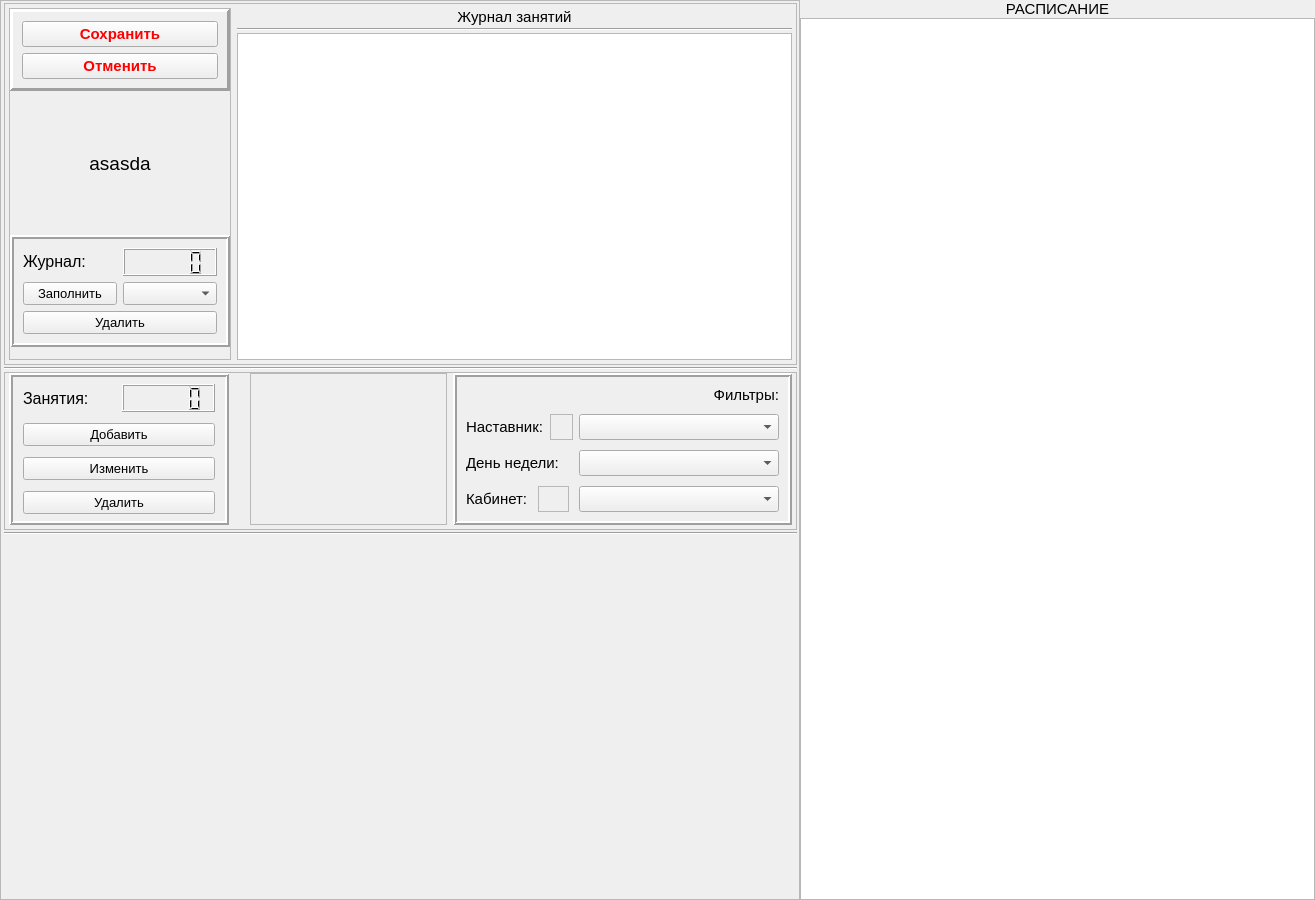
<?xml version="1.0" encoding="UTF-8"?>
<ui version="4.0">
 <class>tab4Form</class>
 <widget class="QWidget" name="tab4Form">
  <property name="geometry">
   <rect>
    <x>0</x>
    <y>0</y>
    <width>1315</width>
    <height>900</height>
   </rect>
  </property>
  <property name="sizePolicy">
   <sizepolicy hsizetype="Expanding" vsizetype="Expanding">
    <horstretch>0</horstretch>
    <verstretch>0</verstretch>
   </sizepolicy>
  </property>
  <property name="minimumSize">
   <size>
    <width>1200</width>
    <height>900</height>
   </size>
  </property>
  <property name="font">
   <font>
    <pointsize>10</pointsize>
   </font>
  </property>
  <property name="windowTitle">
   <string>Form</string>
  </property>
  <layout class="QHBoxLayout" name="horizontalLayout_2">
   <property name="spacing">
    <number>0</number>
   </property>
   <property name="leftMargin">
    <number>0</number>
   </property>
   <property name="topMargin">
    <number>0</number>
   </property>
   <property name="rightMargin">
    <number>0</number>
   </property>
   <property name="bottomMargin">
    <number>0</number>
   </property>
   <item>
    <widget class="QFrame" name="frame">
     <property name="sizePolicy">
      <sizepolicy hsizetype="Expanding" vsizetype="Preferred">
       <horstretch>0</horstretch>
       <verstretch>0</verstretch>
      </sizepolicy>
     </property>
     <property name="minimumSize">
      <size>
       <width>800</width>
       <height>0</height>
      </size>
     </property>
     <property name="font">
      <font>
       <pointsize>11</pointsize>
      </font>
     </property>
     <property name="frameShape">
      <enum>QFrame::StyledPanel</enum>
     </property>
     <property name="frameShadow">
      <enum>QFrame::Raised</enum>
     </property>
     <layout class="QVBoxLayout" name="verticalLayout_2">
      <property name="spacing">
       <number>2</number>
      </property>
      <property name="leftMargin">
       <number>3</number>
      </property>
      <property name="topMargin">
       <number>2</number>
      </property>
      <property name="rightMargin">
       <number>2</number>
      </property>
      <property name="bottomMargin">
       <number>0</number>
      </property>
      <item>
       <widget class="QFrame" name="frame_6">
        <property name="sizePolicy">
         <sizepolicy hsizetype="Preferred" vsizetype="Minimum">
          <horstretch>0</horstretch>
          <verstretch>0</verstretch>
         </sizepolicy>
        </property>
        <property name="minimumSize">
         <size>
          <width>0</width>
          <height>50</height>
         </size>
        </property>
        <property name="frameShape">
         <enum>QFrame::StyledPanel</enum>
        </property>
        <property name="frameShadow">
         <enum>QFrame::Raised</enum>
        </property>
        <layout class="QHBoxLayout" name="horizontalLayout_4">
         <property name="leftMargin">
          <number>4</number>
         </property>
         <property name="topMargin">
          <number>4</number>
         </property>
         <property name="rightMargin">
          <number>4</number>
         </property>
         <property name="bottomMargin">
          <number>4</number>
         </property>
         <item>
          <widget class="QFrame" name="frame_7">
           <property name="sizePolicy">
            <sizepolicy hsizetype="Fixed" vsizetype="Preferred">
             <horstretch>0</horstretch>
             <verstretch>0</verstretch>
            </sizepolicy>
           </property>
           <property name="minimumSize">
            <size>
             <width>200</width>
             <height>0</height>
            </size>
           </property>
           <property name="maximumSize">
            <size>
             <width>300</width>
             <height>999</height>
            </size>
           </property>
           <property name="frameShape">
            <enum>QFrame::StyledPanel</enum>
           </property>
           <property name="frameShadow">
            <enum>QFrame::Raised</enum>
           </property>
           <property name="lineWidth">
            <number>2</number>
           </property>
           <property name="midLineWidth">
            <number>0</number>
           </property>
           <layout class="QVBoxLayout" name="verticalLayout_5">
            <property name="spacing">
             <number>6</number>
            </property>
            <property name="leftMargin">
             <number>0</number>
            </property>
            <property name="topMargin">
             <number>0</number>
            </property>
            <property name="rightMargin">
             <number>0</number>
            </property>
            <property name="bottomMargin">
             <number>12</number>
            </property>
            <item>
             <widget class="QFrame" name="tab4_commit_frame">
              <property name="frameShape">
               <enum>QFrame::Panel</enum>
              </property>
              <property name="frameShadow">
               <enum>QFrame::Raised</enum>
              </property>
              <property name="lineWidth">
               <number>3</number>
              </property>
              <layout class="QVBoxLayout" name="verticalLayout_6">
               <item>
                <widget class="QPushButton" name="tab4_commit_btn">
                 <property name="font">
                  <font>
                   <pointsize>11</pointsize>
                   <weight>75</weight>
                   <bold>true</bold>
                  </font>
                 </property>
                 <property name="styleSheet">
                  <string notr="true">color: rgb(255, 0, 0);</string>
                 </property>
                 <property name="text">
                  <string>Сохранить</string>
                 </property>
                 <attribute name="buttonGroup">
                  <string notr="true">tab4_btn_group</string>
                 </attribute>
                </widget>
               </item>
               <item>
                <widget class="QPushButton" name="tab4_rollback_btn">
                 <property name="font">
                  <font>
                   <pointsize>11</pointsize>
                   <weight>75</weight>
                   <bold>true</bold>
                  </font>
                 </property>
                 <property name="styleSheet">
                  <string notr="true">color: rgb(255, 0, 0);</string>
                 </property>
                 <property name="text">
                  <string>Отменить</string>
                 </property>
                 <attribute name="buttonGroup">
                  <string notr="true">tab4_btn_group</string>
                 </attribute>
                </widget>
               </item>
              </layout>
             </widget>
            </item>
            <item>
             <widget class="QLabel" name="tab4_curr_grp">
              <property name="sizePolicy">
               <sizepolicy hsizetype="Preferred" vsizetype="Expanding">
                <horstretch>0</horstretch>
                <verstretch>0</verstretch>
               </sizepolicy>
              </property>
              <property name="font">
               <font>
                <pointsize>14</pointsize>
               </font>
              </property>
              <property name="frameShape">
               <enum>QFrame::NoFrame</enum>
              </property>
              <property name="frameShadow">
               <enum>QFrame::Plain</enum>
              </property>
              <property name="text">
               <string>asasda</string>
              </property>
              <property name="alignment">
               <set>Qt::AlignCenter</set>
              </property>
             </widget>
            </item>
            <item>
             <widget class="QFrame" name="tab4_journ_frame">
              <property name="minimumSize">
               <size>
                <width>220</width>
                <height>50</height>
               </size>
              </property>
              <property name="frameShape">
               <enum>QFrame::Box</enum>
              </property>
              <property name="frameShadow">
               <enum>QFrame::Raised</enum>
              </property>
              <property name="lineWidth">
               <number>2</number>
              </property>
              <layout class="QVBoxLayout" name="verticalLayout_7">
               <item>
                <layout class="QHBoxLayout" name="horizontalLayout_7">
                 <property name="topMargin">
                  <number>0</number>
                 </property>
                 <item>
                  <widget class="QLabel" name="label_8">
                   <property name="sizePolicy">
                    <sizepolicy hsizetype="Preferred" vsizetype="Fixed">
                     <horstretch>0</horstretch>
                     <verstretch>0</verstretch>
                    </sizepolicy>
                   </property>
                   <property name="font">
                    <font>
                     <pointsize>12</pointsize>
                    </font>
                   </property>
                   <property name="cursor">
                    <cursorShape>CrossCursor</cursorShape>
                   </property>
                   <property name="mouseTracking">
                    <bool>true</bool>
                   </property>
                   <property name="toolTip">
                    <string/>
                   </property>
                   <property name="frameShape">
                    <enum>QFrame::NoFrame</enum>
                   </property>
                   <property name="frameShadow">
                    <enum>QFrame::Plain</enum>
                   </property>
                   <property name="text">
                    <string>Журнал:</string>
                   </property>
                   <property name="alignment">
                    <set>Qt::AlignLeading|Qt::AlignLeft|Qt::AlignVCenter</set>
                   </property>
                  </widget>
                 </item>
                 <item>
                  <widget class="QLCDNumber" name="tab4_count_journ">
                   <property name="sizePolicy">
                    <sizepolicy hsizetype="Minimum" vsizetype="Fixed">
                     <horstretch>0</horstretch>
                     <verstretch>0</verstretch>
                    </sizepolicy>
                   </property>
                   <property name="minimumSize">
                    <size>
                     <width>0</width>
                     <height>28</height>
                    </size>
                   </property>
                  </widget>
                 </item>
                </layout>
               </item>
               <item>
                <layout class="QHBoxLayout" name="horizontalLayout_5">
                 <property name="topMargin">
                  <number>0</number>
                 </property>
                 <item>
                  <widget class="QPushButton" name="tab4_add_journ">
                   <property name="font">
                    <font>
                     <pointsize>10</pointsize>
                    </font>
                   </property>
                   <property name="text">
                    <string>Заполнить</string>
                   </property>
                  </widget>
                 </item>
                 <item>
                  <widget class="QComboBox" name="tab4_lmonts">
                   <property name="font">
                    <font>
                     <pointsize>10</pointsize>
                    </font>
                   </property>
                  </widget>
                 </item>
                </layout>
               </item>
               <item>
                <layout class="QHBoxLayout" name="horizontalLayout_6">
                 <property name="topMargin">
                  <number>0</number>
                 </property>
                 <item>
                  <widget class="QPushButton" name="tab4_del_journ">
                   <property name="font">
                    <font>
                     <pointsize>10</pointsize>
                    </font>
                   </property>
                   <property name="text">
                    <string>Удалить</string>
                   </property>
                  </widget>
                 </item>
                </layout>
               </item>
              </layout>
             </widget>
            </item>
           </layout>
          </widget>
         </item>
         <item>
          <layout class="QVBoxLayout" name="tab4_rasp_user">
           <property name="spacing">
            <number>2</number>
           </property>
           <item>
            <widget class="QLabel" name="label_7">
             <property name="text">
              <string>Журнал занятий</string>
             </property>
             <property name="alignment">
              <set>Qt::AlignCenter</set>
             </property>
            </widget>
           </item>
           <item>
            <widget class="Line" name="line">
             <property name="orientation">
              <enum>Qt::Horizontal</enum>
             </property>
            </widget>
           </item>
           <item>
            <widget class="QTableView" name="tab4_journ_view"/>
           </item>
          </layout>
         </item>
        </layout>
       </widget>
      </item>
      <item>
       <widget class="Line" name="line_5">
        <property name="orientation">
         <enum>Qt::Horizontal</enum>
        </property>
       </widget>
      </item>
      <item>
       <widget class="QFrame" name="frame_2">
        <property name="sizePolicy">
         <sizepolicy hsizetype="Expanding" vsizetype="Preferred">
          <horstretch>0</horstretch>
          <verstretch>0</verstretch>
         </sizepolicy>
        </property>
        <property name="maximumSize">
         <size>
          <width>16777215</width>
          <height>16777215</height>
         </size>
        </property>
        <property name="frameShape">
         <enum>QFrame::StyledPanel</enum>
        </property>
        <property name="frameShadow">
         <enum>QFrame::Raised</enum>
        </property>
        <layout class="QHBoxLayout" name="horizontalLayout_3">
         <property name="leftMargin">
          <number>4</number>
         </property>
         <property name="topMargin">
          <number>0</number>
         </property>
         <property name="rightMargin">
          <number>4</number>
         </property>
         <property name="bottomMargin">
          <number>4</number>
         </property>
         <item>
          <layout class="QHBoxLayout" name="horizontalLayout">
           <item>
            <widget class="QFrame" name="frame_3">
             <property name="sizePolicy">
              <sizepolicy hsizetype="Fixed" vsizetype="Preferred">
               <horstretch>0</horstretch>
               <verstretch>0</verstretch>
              </sizepolicy>
             </property>
             <property name="minimumSize">
              <size>
               <width>220</width>
               <height>0</height>
              </size>
             </property>
             <property name="maximumSize">
              <size>
               <width>1000</width>
               <height>1000</height>
              </size>
             </property>
             <property name="layoutDirection">
              <enum>Qt::LeftToRight</enum>
             </property>
             <property name="frameShape">
              <enum>QFrame::Box</enum>
             </property>
             <property name="frameShadow">
              <enum>QFrame::Raised</enum>
             </property>
             <property name="lineWidth">
              <number>2</number>
             </property>
             <property name="midLineWidth">
              <number>0</number>
             </property>
             <layout class="QVBoxLayout" name="verticalLayout_3">
              <property name="leftMargin">
               <number>10</number>
              </property>
              <property name="topMargin">
               <number>2</number>
              </property>
              <property name="rightMargin">
               <number>10</number>
              </property>
              <property name="bottomMargin">
               <number>2</number>
              </property>
              <item>
               <layout class="QHBoxLayout" name="horizontalLayout_8">
                <property name="topMargin">
                 <number>0</number>
                </property>
                <item>
                 <widget class="QLabel" name="label_3">
                  <property name="font">
                   <font>
                    <pointsize>12</pointsize>
                   </font>
                  </property>
                  <property name="cursor">
                   <cursorShape>CrossCursor</cursorShape>
                  </property>
                  <property name="mouseTracking">
                   <bool>true</bool>
                  </property>
                  <property name="toolTip">
                   <string/>
                  </property>
                  <property name="frameShape">
                   <enum>QFrame::NoFrame</enum>
                  </property>
                  <property name="frameShadow">
                   <enum>QFrame::Plain</enum>
                  </property>
                  <property name="text">
                   <string>Занятия:</string>
                  </property>
                  <property name="alignment">
                   <set>Qt::AlignLeading|Qt::AlignLeft|Qt::AlignVCenter</set>
                  </property>
                 </widget>
                </item>
                <item>
                 <widget class="QLCDNumber" name="tab4_count_lcd">
                  <property name="sizePolicy">
                   <sizepolicy hsizetype="Preferred" vsizetype="Fixed">
                    <horstretch>0</horstretch>
                    <verstretch>0</verstretch>
                   </sizepolicy>
                  </property>
                  <property name="minimumSize">
                   <size>
                    <width>0</width>
                    <height>28</height>
                   </size>
                  </property>
                  <property name="maximumSize">
                   <size>
                    <width>16777215</width>
                    <height>16777215</height>
                   </size>
                  </property>
                 </widget>
                </item>
               </layout>
              </item>
              <item>
               <widget class="QPushButton" name="tab4_add_btn">
                <property name="font">
                 <font>
                  <pointsize>10</pointsize>
                 </font>
                </property>
                <property name="text">
                 <string>Добавить</string>
                </property>
                <attribute name="buttonGroup">
                 <string notr="true">tab4_btn_group</string>
                </attribute>
               </widget>
              </item>
              <item>
               <widget class="QPushButton" name="tab4_edit_btn">
                <property name="font">
                 <font>
                  <pointsize>10</pointsize>
                 </font>
                </property>
                <property name="text">
                 <string>Изменить</string>
                </property>
                <attribute name="buttonGroup">
                 <string notr="true">tab4_btn_group</string>
                </attribute>
               </widget>
              </item>
              <item>
               <widget class="QPushButton" name="tab4_del_btn">
                <property name="font">
                 <font>
                  <pointsize>10</pointsize>
                 </font>
                </property>
                <property name="text">
                 <string>Удалить</string>
                </property>
                <attribute name="buttonGroup">
                 <string notr="true">tab4_btn_group</string>
                </attribute>
               </widget>
              </item>
             </layout>
            </widget>
           </item>
           <item>
            <layout class="QGridLayout" name="tab4_edit_layout">
             <property name="bottomMargin">
              <number>10</number>
             </property>
             <item row="0" column="0">
              <widget class="QLabel" name="label">
               <property name="sizePolicy">
                <sizepolicy hsizetype="Preferred" vsizetype="Preferred">
                 <horstretch>0</horstretch>
                 <verstretch>0</verstretch>
                </sizepolicy>
               </property>
               <property name="text">
                <string/>
               </property>
              </widget>
             </item>
            </layout>
           </item>
          </layout>
         </item>
         <item>
          <widget class="QFrame" name="frame_5">
           <property name="sizePolicy">
            <sizepolicy hsizetype="Expanding" vsizetype="Preferred">
             <horstretch>0</horstretch>
             <verstretch>0</verstretch>
            </sizepolicy>
           </property>
           <property name="frameShape">
            <enum>QFrame::StyledPanel</enum>
           </property>
           <property name="frameShadow">
            <enum>QFrame::Raised</enum>
           </property>
          </widget>
         </item>
         <item>
          <layout class="QVBoxLayout" name="filtersLayout">
           <item>
            <widget class="QFrame" name="tab4_filter_frame">
             <property name="enabled">
              <bool>true</bool>
             </property>
             <property name="sizePolicy">
              <sizepolicy hsizetype="Minimum" vsizetype="Preferred">
               <horstretch>0</horstretch>
               <verstretch>0</verstretch>
              </sizepolicy>
             </property>
             <property name="minimumSize">
              <size>
               <width>320</width>
               <height>0</height>
              </size>
             </property>
             <property name="frameShape">
              <enum>QFrame::Box</enum>
             </property>
             <property name="frameShadow">
              <enum>QFrame::Raised</enum>
             </property>
             <property name="lineWidth">
              <number>2</number>
             </property>
             <layout class="QVBoxLayout" name="verticalLayout_4">
              <property name="spacing">
               <number>10</number>
              </property>
              <property name="leftMargin">
               <number>9</number>
              </property>
              <property name="topMargin">
               <number>9</number>
              </property>
              <property name="rightMargin">
               <number>9</number>
              </property>
              <property name="bottomMargin">
               <number>9</number>
              </property>
              <item>
               <widget class="QLabel" name="label_10">
                <property name="text">
                 <string>Фильтры:</string>
                </property>
                <property name="alignment">
                 <set>Qt::AlignBottom|Qt::AlignRight|Qt::AlignTrailing</set>
                </property>
               </widget>
              </item>
              <item>
               <layout class="QHBoxLayout" name="horizontalLayout_11">
                <property name="spacing">
                 <number>6</number>
                </property>
                <item>
                 <widget class="QLabel" name="label_2">
                  <property name="sizePolicy">
                   <sizepolicy hsizetype="Fixed" vsizetype="Fixed">
                    <horstretch>0</horstretch>
                    <verstretch>0</verstretch>
                   </sizepolicy>
                  </property>
                  <property name="text">
                   <string>Наставник:</string>
                  </property>
                  <property name="alignment">
                   <set>Qt::AlignLeading|Qt::AlignLeft|Qt::AlignTop</set>
                  </property>
                 </widget>
                </item>
                <item>
                 <widget class="QFrame" name="frame_9">
                  <property name="frameShape">
                   <enum>QFrame::StyledPanel</enum>
                  </property>
                  <property name="frameShadow">
                   <enum>QFrame::Raised</enum>
                  </property>
                 </widget>
                </item>
                <item>
                 <widget class="QComboBox" name="flt_user">
                  <property name="sizePolicy">
                   <sizepolicy hsizetype="Fixed" vsizetype="Fixed">
                    <horstretch>0</horstretch>
                    <verstretch>0</verstretch>
                   </sizepolicy>
                  </property>
                  <property name="minimumSize">
                   <size>
                    <width>200</width>
                    <height>0</height>
                   </size>
                  </property>
                 </widget>
                </item>
               </layout>
              </item>
              <item>
               <layout class="QHBoxLayout" name="horizontalLayout_10">
                <item>
                 <widget class="QLabel" name="label_4">
                  <property name="sizePolicy">
                   <sizepolicy hsizetype="Fixed" vsizetype="Fixed">
                    <horstretch>0</horstretch>
                    <verstretch>0</verstretch>
                   </sizepolicy>
                  </property>
                  <property name="text">
                   <string>День недели:</string>
                  </property>
                  <property name="alignment">
                   <set>Qt::AlignLeading|Qt::AlignLeft|Qt::AlignTop</set>
                  </property>
                 </widget>
                </item>
                <item>
                 <widget class="QFrame" name="frame_10">
                  <property name="frameShape">
                   <enum>QFrame::StyledPanel</enum>
                  </property>
                  <property name="frameShadow">
                   <enum>QFrame::Raised</enum>
                  </property>
                 </widget>
                </item>
                <item>
                 <widget class="QComboBox" name="flt_day">
                  <property name="sizePolicy">
                   <sizepolicy hsizetype="Fixed" vsizetype="Fixed">
                    <horstretch>0</horstretch>
                    <verstretch>0</verstretch>
                   </sizepolicy>
                  </property>
                  <property name="minimumSize">
                   <size>
                    <width>200</width>
                    <height>0</height>
                   </size>
                  </property>
                 </widget>
                </item>
               </layout>
              </item>
              <item>
               <layout class="QHBoxLayout" name="horizontalLayout_9">
                <item>
                 <widget class="QLabel" name="label_5">
                  <property name="sizePolicy">
                   <sizepolicy hsizetype="Fixed" vsizetype="Fixed">
                    <horstretch>0</horstretch>
                    <verstretch>0</verstretch>
                   </sizepolicy>
                  </property>
                  <property name="text">
                   <string>Кабинет:</string>
                  </property>
                  <property name="alignment">
                   <set>Qt::AlignLeading|Qt::AlignLeft|Qt::AlignTop</set>
                  </property>
                 </widget>
                </item>
                <item>
                 <widget class="QFrame" name="frame_11">
                  <property name="frameShape">
                   <enum>QFrame::StyledPanel</enum>
                  </property>
                  <property name="frameShadow">
                   <enum>QFrame::Raised</enum>
                  </property>
                 </widget>
                </item>
                <item>
                 <widget class="QComboBox" name="flt_kab">
                  <property name="sizePolicy">
                   <sizepolicy hsizetype="Fixed" vsizetype="Fixed">
                    <horstretch>0</horstretch>
                    <verstretch>0</verstretch>
                   </sizepolicy>
                  </property>
                  <property name="minimumSize">
                   <size>
                    <width>200</width>
                    <height>0</height>
                   </size>
                  </property>
                 </widget>
                </item>
               </layout>
              </item>
             </layout>
            </widget>
           </item>
          </layout>
         </item>
        </layout>
       </widget>
      </item>
      <item>
       <widget class="Line" name="line_4">
        <property name="orientation">
         <enum>Qt::Horizontal</enum>
        </property>
       </widget>
      </item>
      <item>
       <layout class="QHBoxLayout" name="h_layout_table">
        <property name="spacing">
         <number>2</number>
        </property>
        <property name="leftMargin">
         <number>1</number>
        </property>
        <property name="topMargin">
         <number>10</number>
        </property>
        <item>
         <widget class="QLabel" name="label_9">
          <property name="sizePolicy">
           <sizepolicy hsizetype="Preferred" vsizetype="Expanding">
            <horstretch>0</horstretch>
            <verstretch>0</verstretch>
           </sizepolicy>
          </property>
          <property name="text">
           <string/>
          </property>
         </widget>
        </item>
       </layout>
      </item>
     </layout>
    </widget>
   </item>
   <item>
    <layout class="QVBoxLayout" name="verticalLayout">
     <property name="leftMargin">
      <number>0</number>
     </property>
     <item>
      <widget class="QLabel" name="label_6">
       <property name="font">
        <font>
         <pointsize>11</pointsize>
         <weight>50</weight>
         <bold>false</bold>
        </font>
       </property>
       <property name="text">
        <string>РАСПИСАНИЕ</string>
       </property>
       <property name="alignment">
        <set>Qt::AlignCenter</set>
       </property>
      </widget>
     </item>
     <item>
      <widget class="QTableView" name="tab4_rasp_view">
       <property name="sizePolicy">
        <sizepolicy hsizetype="Expanding" vsizetype="MinimumExpanding">
         <horstretch>0</horstretch>
         <verstretch>0</verstretch>
        </sizepolicy>
       </property>
       <property name="minimumSize">
        <size>
         <width>400</width>
         <height>0</height>
        </size>
       </property>
       <property name="maximumSize">
        <size>
         <width>600</width>
         <height>16777215</height>
        </size>
       </property>
       <property name="font">
        <font>
         <pointsize>10</pointsize>
        </font>
       </property>
      </widget>
     </item>
    </layout>
   </item>
  </layout>
 </widget>
 <resources/>
 <connections/>
 <buttongroups>
  <buttongroup name="tab4_btn_group"/>
 </buttongroups>
</ui>
